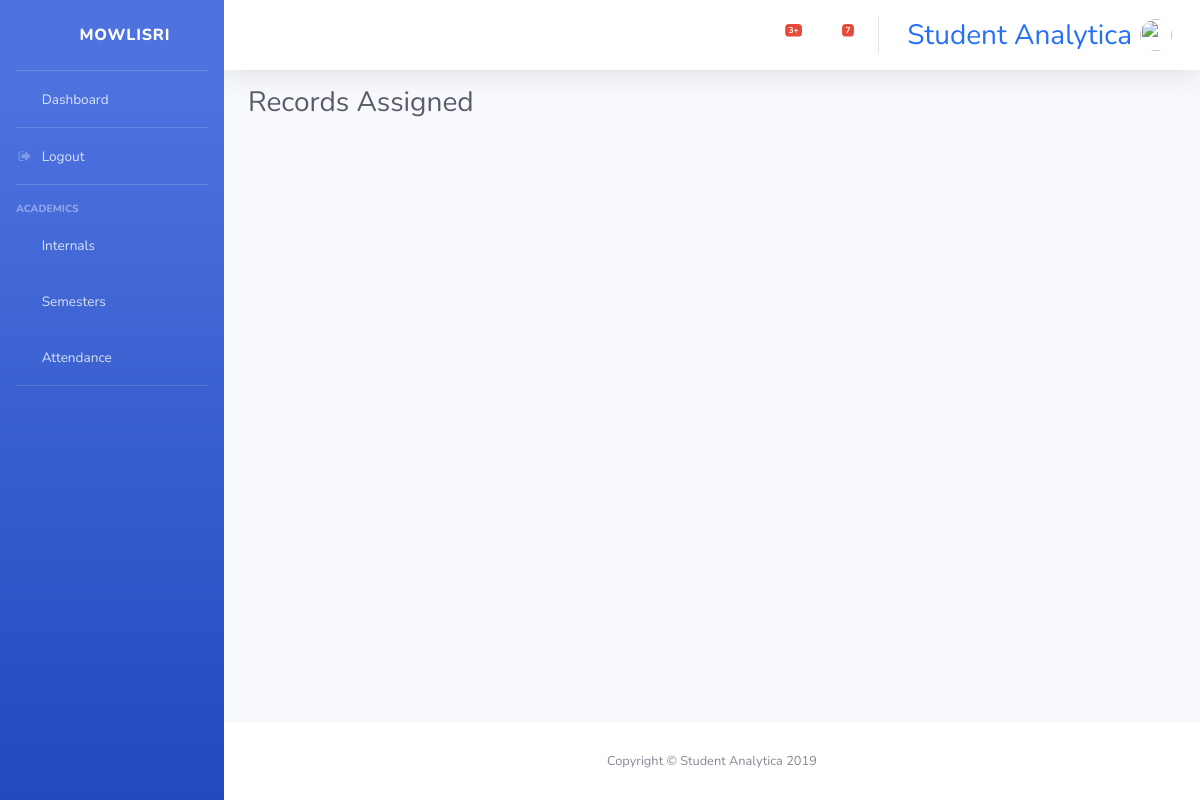
The app's page /academics/assigned_sem/ (signed in), older data.
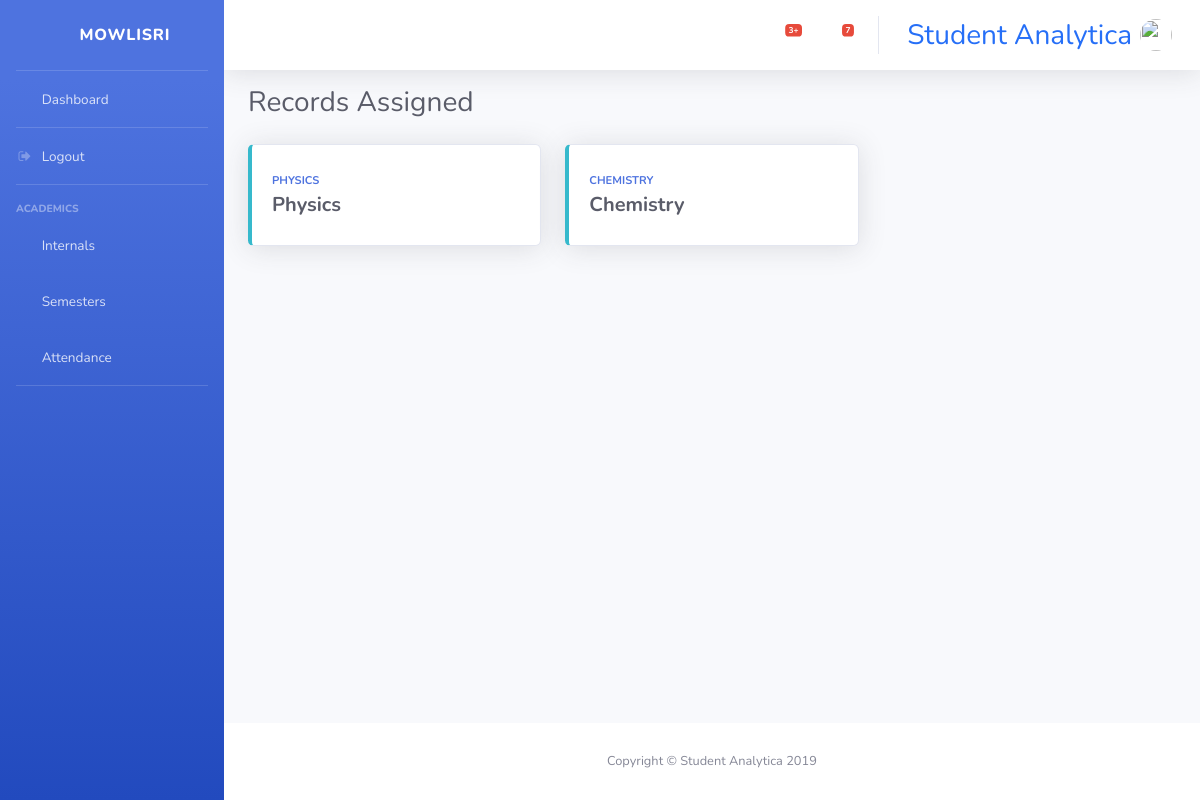
The same page, newer data.
### console/models.py (models this page shows, shortened)
class SemAssign(models.Model):
    staff = models.ForeignKey(User, on_delete=models.CASCADE)
    semester = models.ForeignKey(Subject, on_delete=models.CASCADE, default=1)

class Subject(models.Model):
    CRED = (('1','1'),('2','2'),('3','3'),('4','4'),('5','5'),('6','6'))
    SEM = (('1','1'),('2','2'),('3','3'),('4','4'),('5','5'),('6','6'),('7','7'),('8','8'))
    subname = models.CharField(max_length=100)
    subcode = models.CharField(max_length=7)
    subcred = models.CharField(max_length=1, choices=CRED, default='1')
    sem = models.CharField(max_length=1, choices=SEM, default='1')
    def __str__(self):
        return self.subname

### console/views.py (the view)
# urls.py: path('academics/assigned_sem/', views.assigned_sem, name='assigned_sem'),
def assigned_sem(request):
    if request.user.is_staff:
        context={
            'classes': SemAssign.objects.filter(staff__username=request.user.username)
        }
        return render(request, 'console/academics/assigned_sem.html', context)
    else:
        return redirect('semesters')

### console/templates/console/academics/assigned_sem.html
{% extends "base.html" %}
{% block content %}
<div class="d-sm-flex align-items-center justify-content-between mb-4">
<h1 class="h3 mb-0 text-gray-800">Records Assigned</h1>
</div>
<div class="row">
{% for class in classes %}
<div class="col-xl-4 col-md-6 mb-4">
    <a href="{% url 'semesters' %}?subject-query={{class.semester.subcode}}" style="text-decoration: none;">
        <div class="card border-left-info shadow h-100 py-2">
            <div class="card-body">
                <div class="row no-gutters align-items-center">
                    <div class="col mr-2">
                        <div class="text-xs font-weight-bold text-primary text-uppercase mb-1">{{class.semester}}</div>
                        <div class="h5 mb-0 font-weight-bold text-gray-800">{{class.semester}}</div>
                    </div>
                    <div class="col-auto">
                        <i class="fas fa-book-reader fa-2x text-gray-300"></i>
                    </div>
                </div>
            </div>
        </div>
    </a>
</div>
{% endfor %}
</div>
{% endblock content %}

Row changes from the older to the newer data that the page shows:
added SemAssign: semester "PHYSICS", semester "Physics"
added SemAssign: semester "CHEMISTRY", semester "Chemistry"
